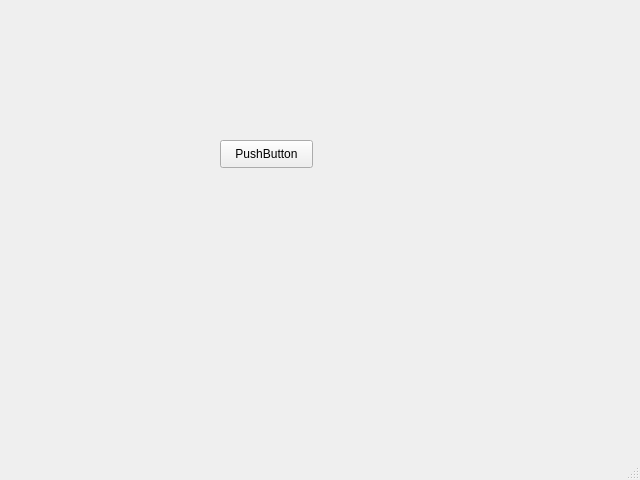
<?xml version="1.0" encoding="UTF-8"?>
<ui version="4.0">
 <class>MainWindow</class>
 <widget class="QMainWindow" name="MainWindow">
  <property name="geometry">
   <rect>
    <x>0</x>
    <y>0</y>
    <width>640</width>
    <height>480</height>
   </rect>
  </property>
  <property name="windowTitle">
   <string>MainWindow</string>
  </property>
  <widget class="QWidget" name="centralwidget">
   <widget class="QPushButton" name="pushButton">
    <property name="geometry">
     <rect>
      <x>220</x>
      <y>140</y>
      <width>93</width>
      <height>28</height>
     </rect>
    </property>
    <property name="text">
     <string>PushButton</string>
    </property>
   </widget>
  </widget>
  <widget class="QMenuBar" name="menubar">
   <property name="geometry">
    <rect>
     <x>0</x>
     <y>0</y>
     <width>640</width>
     <height>26</height>
    </rect>
   </property>
  </widget>
  <widget class="QStatusBar" name="statusbar"/>
 </widget>
 <resources/>
 <connections/>
</ui>
